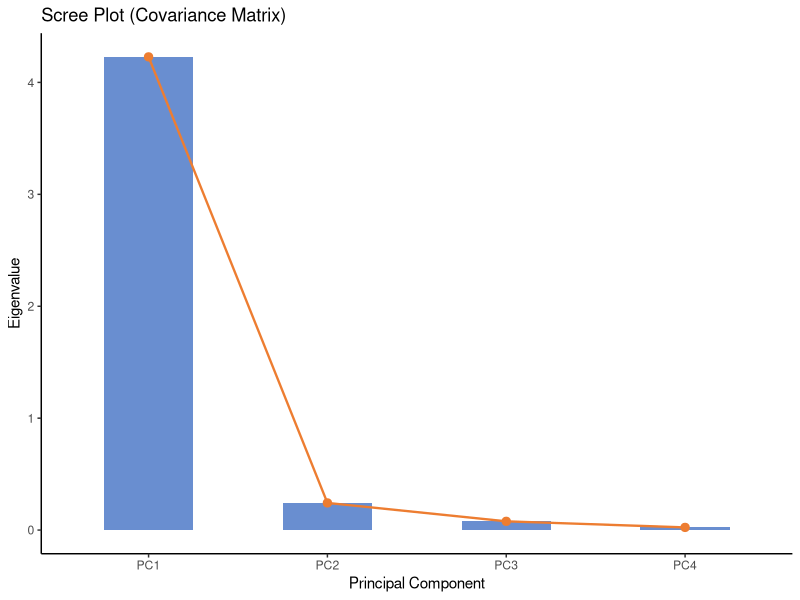
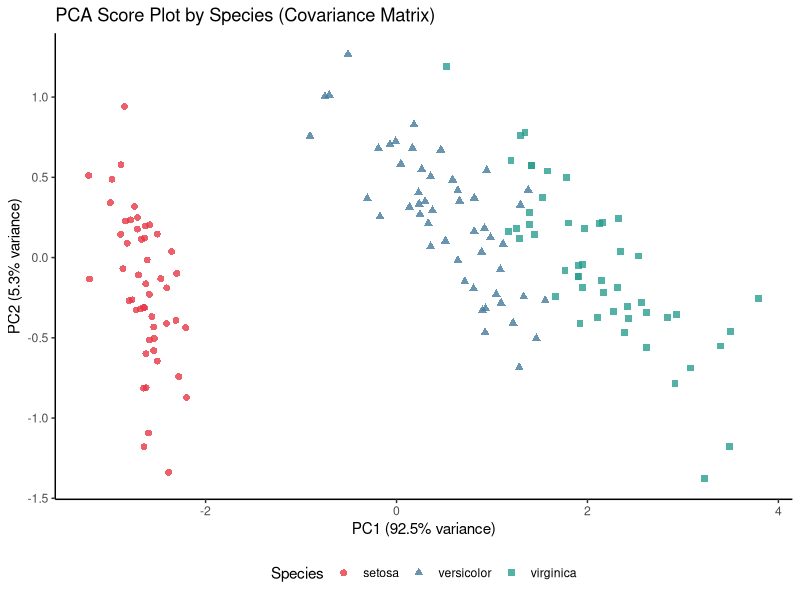
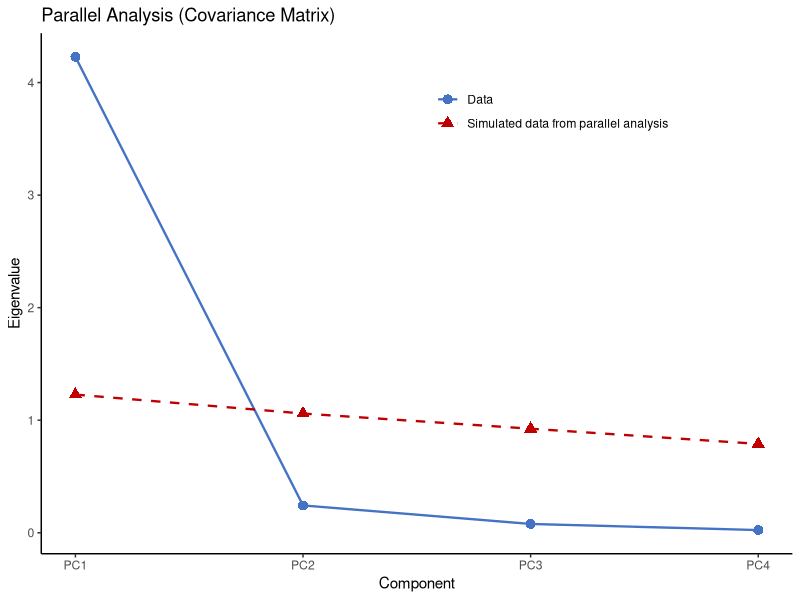
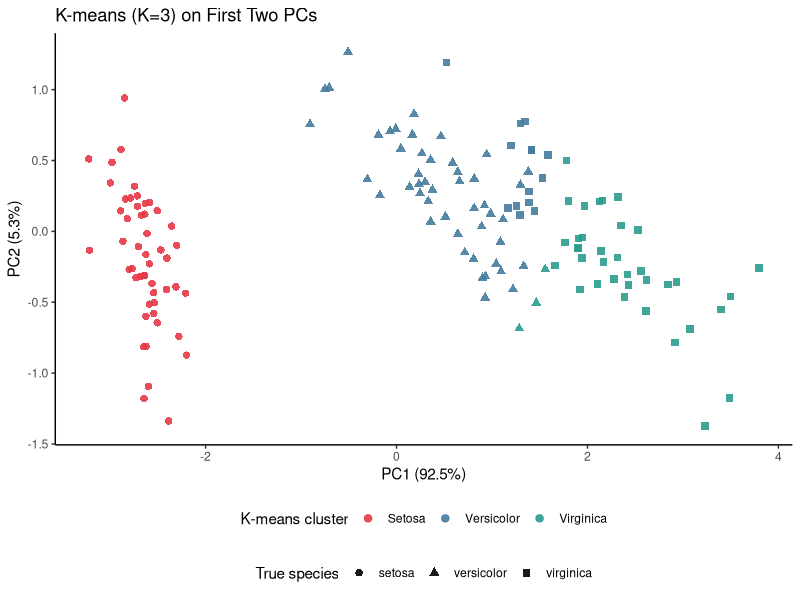
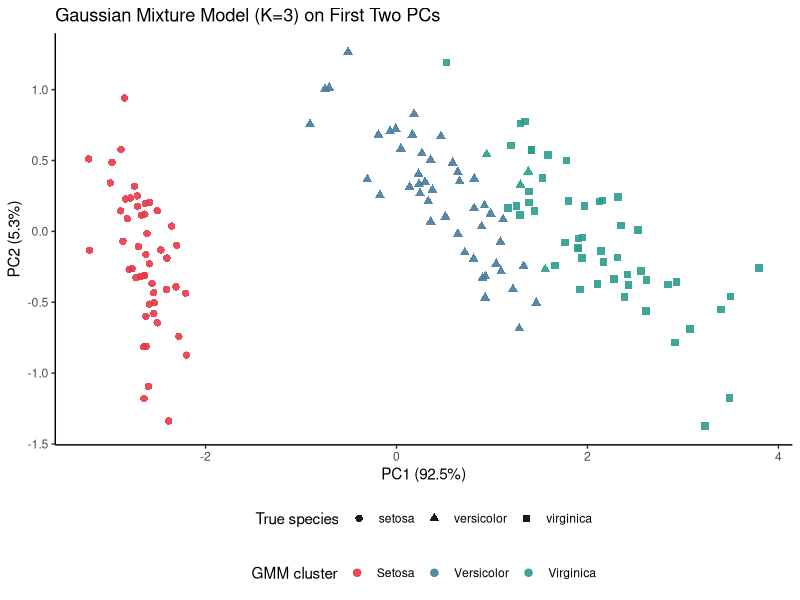

Write R code to recreate these figures, in order.
## ---- chunk 1
knitr::opts_chunk$set(
  echo    = FALSE,
  warning = FALSE,
  message = FALSE,
  fig.align = "center",
  fig.width  = 6,
  fig.height = 4,
  out.width  = "85%"
)
## ---- chunk 2
library(ggplot2)
library(mclust)  # for EM/Gaussian Mixture clustering 
## ---- chunk 3
# iris is already a built in R dataset
# Remove species, keep numeric variables only
iris_num <- iris[, 1:4]
## ---- chunk 4
pca_cov <- prcomp(iris_num, center = TRUE, scale. = FALSE)

# proportion of variance 
var_cov <- summary(pca_cov)$importance
prop_cov <- var_cov["Proportion of Variance", ]
cum_cov  <- var_cov["Cumulative Proportion", ]
## ---- chunk 5
load_cov <- as.data.frame(pca_cov$rotation)
load_cov$Variable <- rownames(load_cov)
load_cov <- load_cov[, c("Variable", "PC1", "PC2", "PC3", "PC4")]
knitr::kable(
  load_cov,
  digits  = 3,
  caption = "PCA loadings (covariance matrix). Each column gives the weights of the original variables in the corresponding principal component.",
  booktabs = TRUE
)
## ---- chunk 6
eigenvalues_cov <- pca_cov$sdev^2
scree_df <- data.frame(
  PC  = factor(paste0("PC", 1:4), levels = paste0("PC", 1:4)),
  Var = eigenvalues_cov,
  Cum = cumsum(eigenvalues_cov) / sum(eigenvalues_cov)
)

p_scree <- ggplot(scree_df, aes(x = PC, y = Var, group = 1)) +
  geom_col(fill = "#4472C4", alpha = 0.8, width = 0.5) +
  geom_line(colour = "#ED7D31", linewidth = 0.8) +
  geom_point(colour = "#ED7D31", size = 2.5) +
  labs(x = "Principal Component", y = "Eigenvalue",
       title = "Scree Plot (Covariance Matrix)") +
  theme_classic(base_size = 11)
p_scree
## ---- chunk 7
pca_cor <- prcomp(iris_num, center = TRUE, scale. = TRUE)
var_cor  <- summary(pca_cor)$importance
prop_cor <- var_cor["Proportion of Variance", ]
cum_cor  <- var_cor["Cumulative Proportion", ]
## ---- chunk 8
load_cor <- as.data.frame(pca_cor$rotation)
load_cor$Variable <- rownames(load_cor)
load_cor <- load_cor[, c("Variable", "PC1", "PC2", "PC3", "PC4")]
knitr::kable(
  load_cor,
  digits   = 3,
  caption  = "PCA loadings (correlation matrix).",
  booktabs = TRUE
)
## ---- chunk 9
iris_mm <- iris_num
iris_mm$Petal.Length <- iris_mm$Petal.Length * 10  # cm → mm

pca_mm  <- prcomp(iris_mm, center = TRUE, scale. = FALSE)
var_mm  <- summary(pca_mm)$importance
prop_mm <- var_mm["Proportion of Variance", ]
cum_mm  <- var_mm["Cumulative Proportion", ]
## ---- chunk 10
scores_cov <- as.data.frame(pca_cov$x)
scores_cov$Species <- iris$Species

ggplot(scores_cov, aes(x = PC1, y = PC2, colour = Species, shape = Species)) +
  geom_point(alpha = 0.8, size = 2) +
  scale_colour_manual(values = c("#E63946", "#457B9D", "#2A9D8F")) +
  labs(
    x     = sprintf("PC1 (%.1f%% variance)", prop_cov["PC1"] * 100),
    y     = sprintf("PC2 (%.1f%% variance)", prop_cov["PC2"] * 100),
    title = "PCA Score Plot by Species (Covariance Matrix)",
    colour = "Species", shape = "Species"
  ) +
  theme_classic(base_size = 11) +
  theme(legend.position = "bottom")
## ---- chunk 11
set.seed(42)
n_sim <- 1000
n     <- nrow(iris_num)
p     <- ncol(iris_num)

# Simulate eigenvalues from uncorrelated data of same dimension
sim_eigenvalues <- matrix(NA, nrow = n_sim, ncol = p)
for (i in seq_len(n_sim)) {
  rand_data           <- matrix(rnorm(n * p), nrow = n, ncol = p)
  sim_eigenvalues[i,] <- prcomp(rand_data, center = TRUE, scale. = FALSE)$sdev^2
}

sim_mean <- colMeans(sim_eigenvalues)
obs_eig  <- pca_cov$sdev^2

pa_df <- data.frame(
  PC        = 1:p,
  Observed  = obs_eig,
  Simulated = sim_mean
)

ggplot(pa_df, aes(x = PC)) +
  geom_line(aes(y = Observed,   colour = "Data"),      linewidth = 0.8) +
  geom_point(aes(y = Observed,  colour = "Data"),      shape = 16, size = 3) +
  geom_line(aes(y = Simulated,  colour = "Simulated"), linewidth = 0.8, linetype = "dashed") +
  geom_point(aes(y = Simulated, colour = "Simulated"), shape = 17, size = 3) +
  scale_colour_manual(name   = NULL,
                      values = c("Data" = "#4472C4", "Simulated" = "#C00000"),
                      labels = c("Data", "Simulated data from parallel analysis")) +
  scale_x_continuous(breaks = 1:p, labels = paste0("PC", 1:p)) +
  labs(x = "Component", y = "Eigenvalue",
       title = "Parallel Analysis (Covariance Matrix)") +
  theme_classic(base_size = 11) +
  theme(legend.position = c(0.68, 0.85))
## ---- chunk 12
n_keep <- sum(obs_eig > sim_mean)
## ---- chunk 13
set.seed(42)
scores2 <- pca_cov$x[, 1:2]

# many random starts to find the global optimum
km <- kmeans(scores2, centers = 3, nstart = 200)

# K-means assigns clusters the labels 1, 2, 3 arbitrarily. There is no guarantee that cluster 1 corresponds to setosa, cluster 2 to versicolor, and so on.
# Therefore, I try all 6 possible ways to map cluster labels to species labels and keep the mapping that produces the fewest misclassifications.
species_int <- as.integer(iris$Species)  # setosa=1, versicolor=2, virginica=3

# 6 permutations 
perms <- list(c(1,2,3), c(1,3,2), c(2,1,3), c(2,3,1), c(3,1,2), c(3,2,1))

errors <- sapply(perms, function(p) {
  relabelled <- p[km$cluster]          # remap cluster ids according to permutation 
  sum(relabelled != species_int)       # count mismatches with true species
})

best_perm     <- perms[[which.min(errors)]]
km_relabelled <- best_perm[km$cluster]

class_error_2pc <- min(errors) / nrow(iris)
## ---- chunk 14
plot_df <- data.frame(
  PC1        = scores2[,1],
  PC2        = scores2[,2],
  Cluster    = factor(km_relabelled, labels = c("Setosa", "Versicolor", "Virginica")),
  TrueSpecies = iris$Species
)

ggplot(plot_df, aes(x = PC1, y = PC2)) +
  geom_point(aes(colour = Cluster, shape = TrueSpecies), size = 2.2, alpha = 0.9) +
  scale_colour_manual(values = c("#E63946", "#457B9D", "#2A9D8F"),
                      name = "K-means cluster") +
  scale_shape_manual(values = c(16, 17, 15), name = "True species") +
  labs(
    x     = sprintf("PC1 (%.1f%%)", prop_cov["PC1"]*100),
    y     = sprintf("PC2 (%.1f%%)", prop_cov["PC2"]*100),
    title = "K-means (K=3) on First Two PCs"
  ) +
  theme_classic(base_size = 11) +
  theme(legend.position = "bottom",
        legend.box = "vertical")
## ---- chunk 15
set.seed(42)
km_full  <- kmeans(iris_num, centers = 3, nstart = 200)
errors_full <- sapply(perms, function(p) {
  relabelled <- p[km_full$cluster]
  sum(relabelled != species_int)
})
class_error_full <- min(errors_full) / nrow(iris)
## ---- chunk 16
set.seed(42)
# Mclust() is to fit Gaussian mixture model via EM selects covariance structure by BIC
# G = 3 fixes the number of components to match the known number of species
gmm <- Mclust(scores2, G = 3)

# Relabel GMM clusters to best match true species (same permutation logic as K-means)
errors_gmm     <- sapply(perms, function(p) sum(p[gmm$classification] != species_int))
gmm_relabelled <- perms[[which.min(errors_gmm)]][gmm$classification]
class_error_gmm <- min(errors_gmm) / nrow(iris)
## ---- chunk 17
plot_df$GMM_Cluster <- factor(gmm_relabelled,
                               labels = c("Setosa", "Versicolor", "Virginica"))

ggplot(plot_df, aes(x = PC1, y = PC2)) +
  geom_point(aes(colour = GMM_Cluster, shape = TrueSpecies), size = 2.2, alpha = 0.9) +
  scale_colour_manual(values = c("#E63946", "#457B9D", "#2A9D8F"),
                      name = "GMM cluster") +
  scale_shape_manual(values = c(16, 17, 15), name = "True species") +
  labs(
    x     = sprintf("PC1 (%.1f%%)", prop_cov["PC1"] * 100),
    y     = sprintf("PC2 (%.1f%%)", prop_cov["PC2"] * 100),
    title = "Gaussian Mixture Model (K=3) on First Two PCs"
  ) +
  theme_classic(base_size = 11) +
  theme(legend.position = "bottom", legend.box = "vertical")
## ---- chunk 18
summary_df <- data.frame(
  Method = c(
    "PCA (Covariance), PC1+PC2",
    "PCA (Correlation), PC1+PC2",
    "K-means on 2 PCs",
    "K-means on full data",
    "GMM (EM) on 2 PCs"
  ),
  Result = c(
    sprintf("%.1f%% variance explained", cum_cov["PC2"] * 100),
    sprintf("%.1f%% variance explained", cum_cor["PC2"] * 100),
    sprintf("%.1f%% classification error", class_error_2pc * 100),
    sprintf("%.1f%% classification error", class_error_full * 100),
    sprintf("%.1f%% classification error", class_error_gmm * 100)
  )
)
knitr::kable(summary_df, col.names = c("Method", "Result"),
             caption = "Summary of key results across all analyses.",
             booktabs = TRUE)
